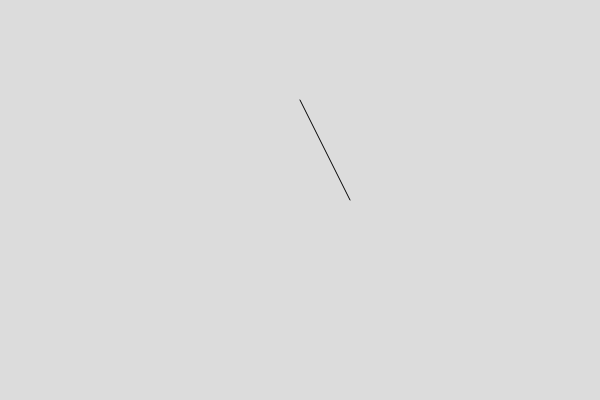
Frame 1 (no input)
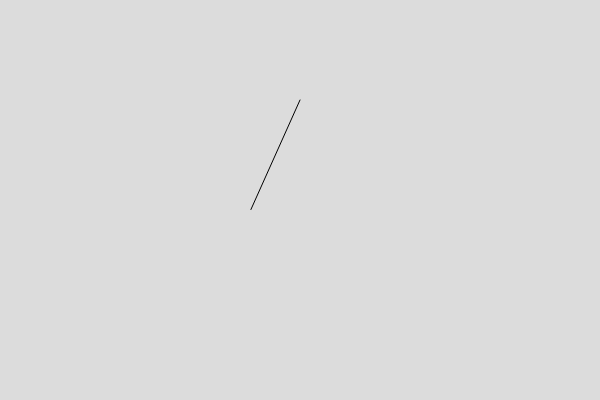
Frame 60 (no input)
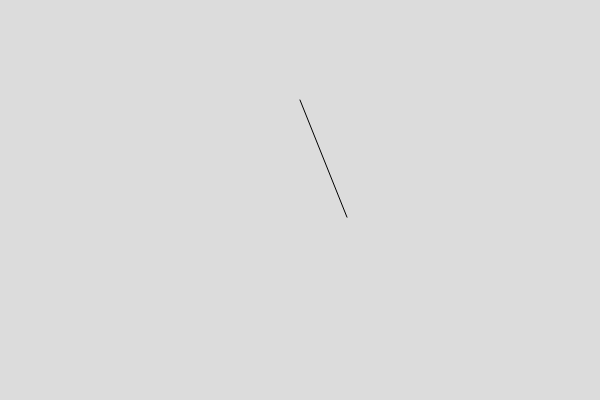
Frame 120 (the mouse pressed at the canvas centre since frame 60)

The p5.js sketch that drew these frames (run headless with seeded random() and noise() and a simulated clock; from frame 60 on, the mouse is pressed at the canvas centre):

// p5.js sketch
// ── sketch.js
let startX = 300; // 起点 x 坐标
let startY = 100; // 起点 y 坐标
let radius = 50; // 半圆半径
let angle = 0; // 初始角度
let speed = 0.05; // 半圆运动速度

function setup() {
  createCanvas(600, 400);
}

function draw() {
  background(220);

  endX = 300 + cos(angle) * radius;
  endY = 100 + 100 + sin(angle) * radius;
  line(startX, startY, endX, endY);
  angle += speed;
  if (angle >= PI || angle <= 0) {
    speed *= -1;
  }
}
